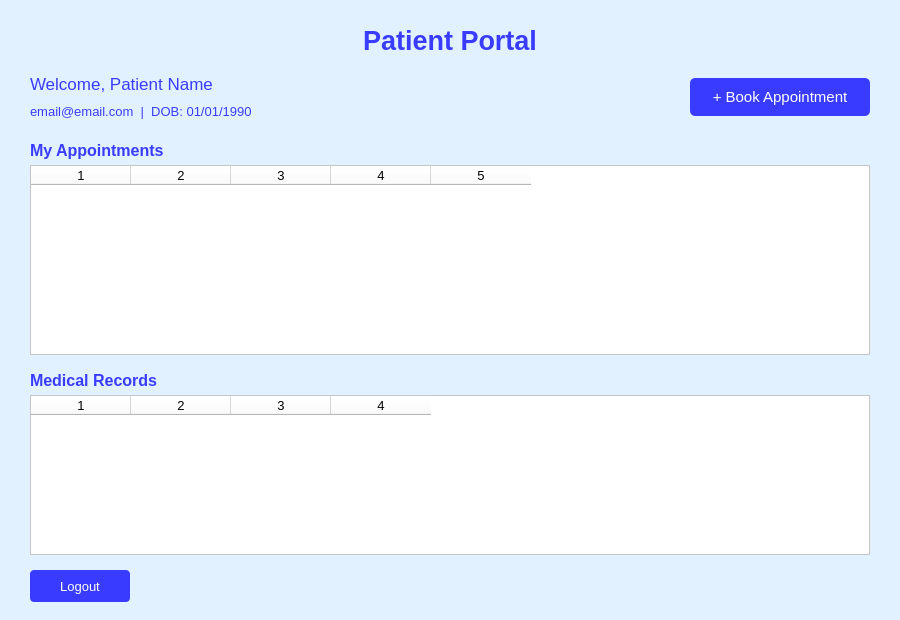
<?xml version="1.0" encoding="UTF-8"?>
<ui version="4.0">
 <class>Dialog</class>
 <widget class="QDialog" name="Dialog">
  <property name="geometry">
   <rect><x>0</x><y>0</y><width>900</width><height>620</height></rect>
  </property>
  <property name="windowTitle"><string>Patient Portal</string></property>
  <property name="styleSheet">
   <string notr="true">background-color: rgb(226, 241, 255);</string>
  </property>

  <!-- Title -->
  <widget class="QLabel" name="titleLabel">
   <property name="geometry"><rect><x>0</x><y>20</y><width>900</width><height>40</height></rect></property>
   <property name="styleSheet"><string notr="true">color: rgb(57, 60, 255); font-size: 20pt; font-weight: bold;</string></property>
   <property name="text"><string>Patient Portal</string></property>
   <property name="alignment"><set>Qt::AlignmentFlag::AlignCenter</set></property>
  </widget>

  <!-- Patient info -->
  <widget class="QLabel" name="patientNameLabel">
   <property name="geometry"><rect><x>30</x><y>70</y><width>600</width><height>28</height></rect></property>
   <property name="styleSheet"><string notr="true">color: rgb(57, 60, 255); font-size: 13pt;</string></property>
   <property name="text"><string>Welcome, Patient Name</string></property>
  </widget>

  <widget class="QLabel" name="patientInfoLabel">
   <property name="geometry"><rect><x>30</x><y>100</y><width>600</width><height>22</height></rect></property>
   <property name="styleSheet"><string notr="true">color: rgb(57, 60, 255); font-size: 10pt;</string></property>
   <property name="text"><string>email@email.com  |  DOB: 01/01/1990</string></property>
  </widget>

  <!-- Book button -->
  <widget class="QPushButton" name="BookAppointmentButton">
   <property name="geometry"><rect><x>690</x><y>78</y><width>180</width><height>38</height></rect></property>
   <property name="styleSheet"><string notr="true">background-color: rgb(57, 60, 255); color: white; font-size: 11pt; border-radius: 5px;</string></property>
   <property name="text"><string>+ Book Appointment</string></property>
  </widget>

  <!-- Logout -->
  <widget class="QPushButton" name="LogoutButton">
   <property name="geometry"><rect><x>30</x><y>570</y><width>100</width><height>32</height></rect></property>
   <property name="styleSheet"><string notr="true">background-color: rgb(57, 60, 255); color: white; font-size: 10pt; border-radius: 4px;</string></property>
   <property name="text"><string>Logout</string></property>
  </widget>

  <!-- Appointments label -->
  <widget class="QLabel" name="apptLabel">
   <property name="geometry"><rect><x>30</x><y>138</y><width>300</width><height>24</height></rect></property>
   <property name="styleSheet"><string notr="true">color: rgb(57, 60, 255); font-size: 12pt; font-weight: bold;</string></property>
   <property name="text"><string>My Appointments</string></property>
  </widget>

  <!-- Appointments table -->
  <widget class="QTableWidget" name="AppointmentsTable">
   <property name="geometry"><rect><x>30</x><y>165</y><width>840</width><height>190</height></rect></property>
   <property name="styleSheet"><string notr="true">background-color: white; font-size: 10pt; color: rgb(0,0,0);</string></property>
   <property name="columnCount"><number>5</number></property>
   <property name="rowCount"><number>0</number></property>
   <property name="selectionBehavior"><enum>QAbstractItemView::SelectionBehavior::SelectRows</enum></property>
   <property name="editTriggers"><set>QAbstractItemView::EditTrigger::NoEditTriggers</set></property>
   <attribute name="horizontalHeaderItem"><column>0</column><property name="text"><string>Date</string></property></attribute>
   <attribute name="horizontalHeaderItem"><column>1</column><property name="text"><string>Time</string></property></attribute>
   <attribute name="horizontalHeaderItem"><column>2</column><property name="text"><string>Doctor</string></property></attribute>
   <attribute name="horizontalHeaderItem"><column>3</column><property name="text"><string>Reason</string></property></attribute>
   <attribute name="horizontalHeaderItem"><column>4</column><property name="text"><string>Status</string></property></attribute>
  </widget>

  <!-- Records label -->
  <widget class="QLabel" name="recordsLabel">
   <property name="geometry"><rect><x>30</x><y>368</y><width>300</width><height>24</height></rect></property>
   <property name="styleSheet"><string notr="true">color: rgb(57, 60, 255); font-size: 12pt; font-weight: bold;</string></property>
   <property name="text"><string>Medical Records</string></property>
  </widget>

  <!-- Records table -->
  <widget class="QTableWidget" name="RecordsTable">
   <property name="geometry"><rect><x>30</x><y>395</y><width>840</width><height>160</height></rect></property>
   <property name="styleSheet"><string notr="true">background-color: white; font-size: 10pt; color: rgb(0,0,0);</string></property>
   <property name="columnCount"><number>4</number></property>
   <property name="rowCount"><number>0</number></property>
   <property name="selectionBehavior"><enum>QAbstractItemView::SelectionBehavior::SelectRows</enum></property>
   <property name="editTriggers"><set>QAbstractItemView::EditTrigger::NoEditTriggers</set></property>
   <attribute name="horizontalHeaderItem"><column>0</column><property name="text"><string>Date</string></property></attribute>
   <attribute name="horizontalHeaderItem"><column>1</column><property name="text"><string>Doctor</string></property></attribute>
   <attribute name="horizontalHeaderItem"><column>2</column><property name="text"><string>Diagnosis</string></property></attribute>
   <attribute name="horizontalHeaderItem"><column>3</column><property name="text"><string>Notes</string></property></attribute>
  </widget>

 </widget>
 <resources/>
 <connections/>
</ui>
